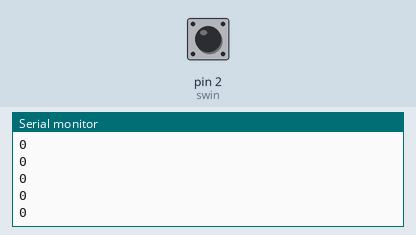
The sketch below on a simulated Arduino Uno, built with avr-gcc and run on an emulated ATmega328P. On the bench: the last lines printed to the serial monitor. The test bench sets the inputs (shaded band); at power-on: pin 2 (swin) HIGH.

Above: at 1.2 s.
1.3 s: pin 2 (swin) pulled LOW for 0.15 s
At 1.63 s:
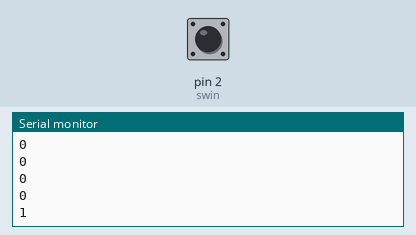
2.9 s: pin 2 (swin) pulled LOW for 1 s
At 3.28 s:
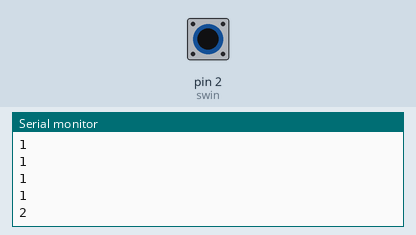
5.4 s: pin 2 (swin) pulled LOW for 0.15 s
At 5.68 s:
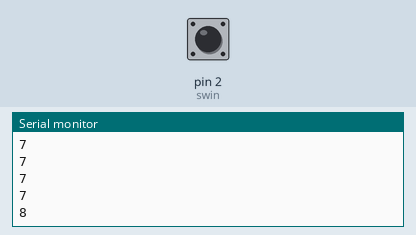
Timing chart, 0 to 8.4 s (numbered marks = the images above; inputs shaded):
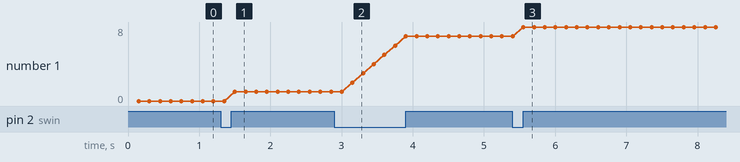

The sketch:

counter.ino
```cpp
/*PROGRAM FOR COUNTER
 * DEVELOPER : AKASH M
 * DATE : 14/01/2020
 * COMPANY : ENVISION
 * VERSION : 5.0
 */
 int swin =2;
 int swCount =0;

 void setup()
 {
  pinMode(swin, INPUT_PULLUP);
  Serial.begin(9600);
 }
 void loop()
 {
  int swinBuff = digitalRead(swin);
  delay(150);
  if(swinBuff==0)
  {
    swCount++;
  }
  Serial.println(swCount);
  }
```

Measured:
- after the input at 1.3 s, the serial monitor: prints a new line after 0.20 s (image 1)
- after the input at 2.9 s, the serial monitor: prints a new line after 0.25 s (image 2)
- after the input at 5.4 s, the serial monitor: prints a new line after 0.15 s (image 3)
- plotted number 1: 0 → 1 after the input at 1.3 s, 1 → 7 after the input at 2.9 s, 7 → 8 after the input at 5.4 s
